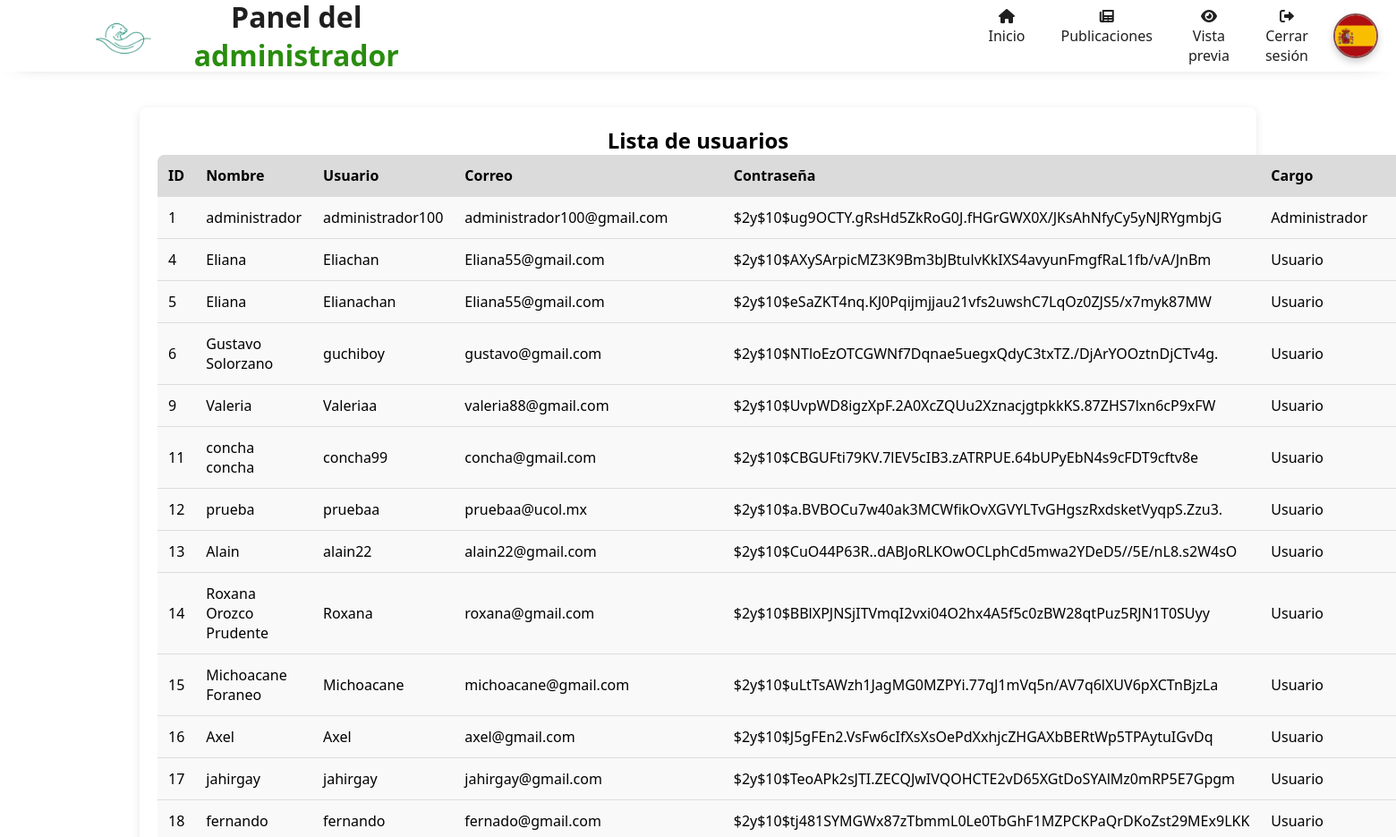
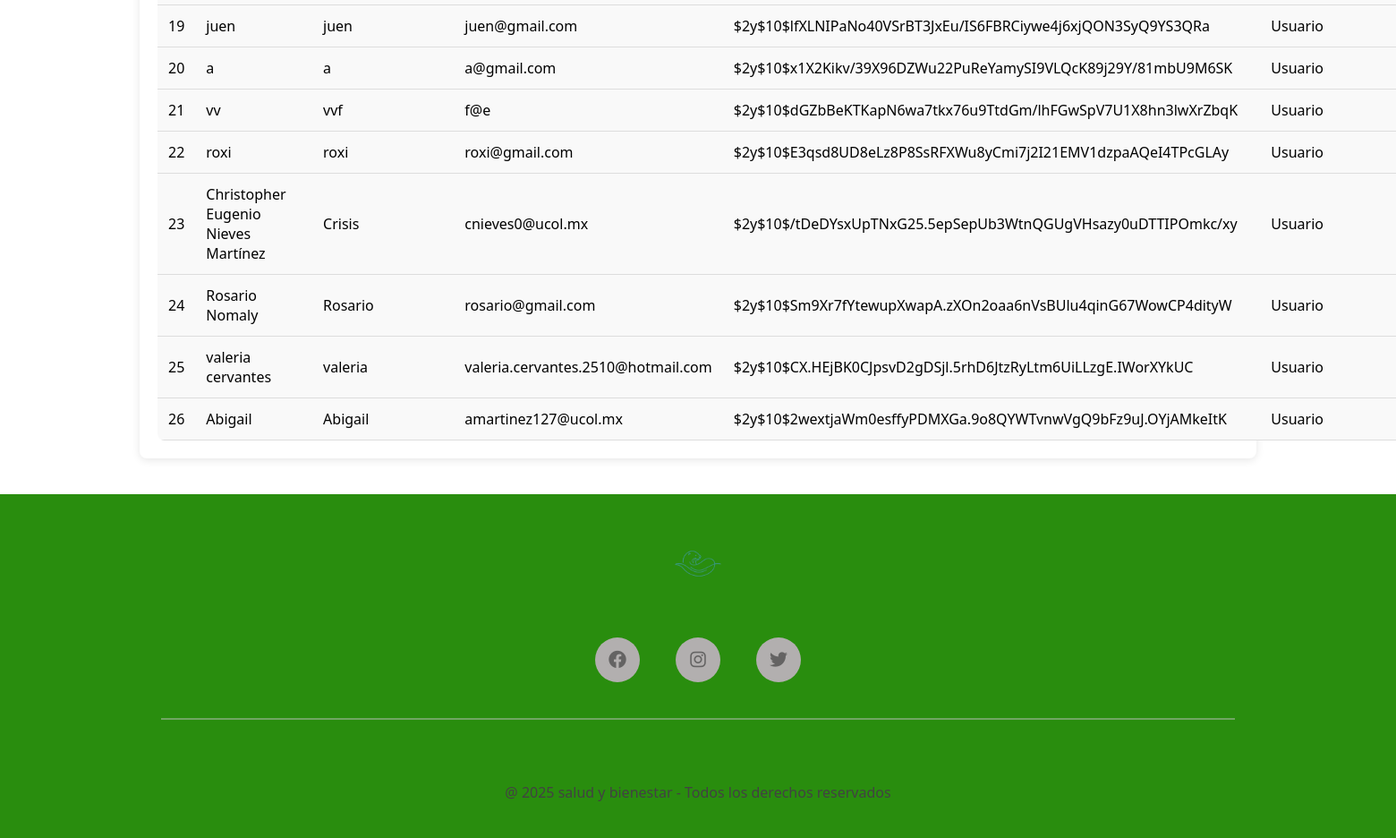
The page /crud/listaUsuarios.php (signed in) on the database its author committed (2 pictures, top to bottom).
### tables this page shows
CREATE TABLE `usuarios` (
  `id` int(11) NOT NULL,
  `nombre` varchar(250) NOT NULL,
  `usuario` varchar(250) NOT NULL,
  `email` varchar(100) DEFAULT NULL,
  `contraseña` varchar(250) NOT NULL,
  `id_cargo` int(11) NOT NULL
);

### crud/listaUsuarios.php (the view, shortened to what this page needs)
<?php
$con = connection();
$sql = "SELECT * FROM usuarios";
$query = mysqli_query($con, $sql);
if(isset($_SESSION['lang'])) {
    $lang = $_SESSION['lang'];
} else {
    $lang = 'es';
}?>
<!DOCTYPE html>
<html lang="<?= $lang ?>">
<head>
    <link rel="stylesheet" href="CSS/style.css">
    <link rel="stylesheet" href="https://cdnjs.cloudflare.com/ajax/libs/font-awesome/6.0.0/css/all.min.css">
</head>
<body>
    <header>
        <div class="contenido-heder">
            <div class="menu-tips">
                <div class="logo-ods">
                    <img src="../imagenWeb/img9.png" alt="">
                </div>
                <h1><a href="/crud/listaUsuarios.php"><?= $lang == 'es' ? 'Panel del <b>administrador</b>' : 'Admin <b>panel</b>' ?></a></h1>
                <div class="menu-contenido">
                    <nav>
                        <ul>
                            <li><a href="/crud/listaUsuarios.php"><i class="fas fa-home"></i> <span class="nav-inicio"><?= $lang == 'es' ? 'Inicio' : 'Home' ?></span></a></li>
                    <li>
                        <a href="/crud/indexCrud.php">
                            <i class="fas fa-newspaper"></i>
                            <span><?= $lang == 'es' ? 'Publicaciones' : 'Posts' ?></span>
                        </a>
                    </li>
                    <li>
                        <a href="/indexUsuario.php">
                            <i class="fas fa-eye"></i>
                            <span><?= $lang == 'es' ? 'Vista previa' : 'Preview' ?></span>
                        </a>
                    </li>
                            <li><a href="/crud/cerrar_sesion.php"><i class="fas fa-sign-out-alt"></i> <span class="nav-cerrar"><?= $lang == 'es' ? 'Cerrar sesión' : 'Log out' ?></span></a></li>
                        </ul>
                    </nav>
                    <div class="language-toggle" onclick="toggleLanguage()">
                        <img id="flag-icon" src="/IMG/<?= $lang == 'es' ? 'esp.png' : 'eng.png' ?>" alt="Idioma" />
                    </div>
                </div>
            </div>
        </div>
    </header>
    <div class="publicaciones-table">
        <h2 class="tabla-titulo"><?= $lang == 'es' ? 'Lista de usuarios' : 'Posts list' ?></h2>
        <table>
            <thead>
            <tr>
    <th><?= $lang == 'es' ? 'ID' : 'ID' ?></th>
    <th><?= $lang == 'es' ? 'Nombre' : 'Name' ?></th>
    <th><?= $lang == 'es' ? 'Usuario' : 'Username' ?></th>
    <th><?= $lang == 'es' ? 'Correo' : 'Email' ?></th>
    <th><?= $lang == 'es' ? 'Contraseña' : 'Password' ?></th>
    <th><?= $lang == 'es' ? 'Cargo' : 'Role' ?></th>
    <th></th>
</tr>
            </thead>
<tbody>
    <?php while($row = mysqli_fetch_array($query)): ?>
    <tr>
        <td><?= $row['id'] ?></td>
        <td><?= htmlspecialchars($row['nombre']) ?></td>
        <td><?= htmlspecialchars($row['usuario']) ?></td>
        <td><?= htmlspecialchars($row['email']) ?></td>
        <td><?= htmlspecialchars($row['contraseña']) ?></td>
        <td><?= $row['id_cargo'] == 1 ? ($lang == 'es' ? 'Administrador' : 'Admin') : ($lang == 'es' ? 'Usuario' : 'User') ?></td>
        <td>
    </tr>
    <?php endwhile; ?>
</tbody>
        </table>
    </div>
    <div class="container-footer">
        <footer>
            <div class="logo-footer">
                <img src="../imagenWeb/img9.png" alt="">
            </div>
            <div class="redes-footer">
                <a href="https://www.facebook.com/share/193M2XwD2p/?mibextid=wwXIfr" target="_blank"><i class="fa-brands fa-facebook icon-redes-footer"></i></a>
                <a href="https://www.instagram.com/salud_optimaa?igsh=MXJuNXlsZGdjNGpvaQ%3D%3D&utm_source=qr" target="_blank"><i class="fa-brands fa-instagram icon-redes-footer"></i></a>
                <a href="https://x.com/VALERIACUE96463"><i class="fab fa-twitter icon-redes-footer"></i></a>
            </div>
            <hr>
            <h4>@ 2025 <?= $lang == 'es' ? 'salud y bienestar - Todos los derechos reservados' : 'health and wellness - All rights reserved' ?></h4>
        </footer>
    </div>
</body>
</html>

### crud/CSS/style.css (style rules this page uses)
* { box-sizing: border-box; margin: 0; padding: 0; }
html { font-family: 'Segoe UI', sans-serif; text-align: center; }
a { text-decoration: none; }
header { position: fixed; top: 0; left: 0; width: 100%; height: 80px; background: #ffffff; box-shadow: 0 4px 25px -22px black; z-index: 2; }
.menu-tips { height: 80px; display: flex; justify-content: center; align-items: center; }
.menu-tips .logo-ods img { display: inline-flex; height: 90px; margin-top: 10px; margin-right: 0px; }
.menu-tips a b { color: #298d0e; }
.menu-tips a { color: #201f1f; }
.menu-tips nav { height: 100%; }
.menu-tips nav ul { height: 100%; display: flex; list-style: none; margin-left: 620px; }
.menu-tips nav ul li { height: 100%; margin: 0% 20px; display: flex; justify-content: center; align-items: center; position: relative; }
.menu-tips nav ul li a { color: #201f1f; }
body { padding-top: 100px; }
.publicaciones-table { margin: 20px auto; padding: 20px; background: white; border-radius: 8px; box-shadow: 0 2px 10px rgba(0, 0, 0, 0.1); width: 80%; }
.publicaciones-table table { width: 100%; border-collapse: collapse; border-radius: 8px; overflow: hidden; }
.publicaciones-table th, .publicaciones-table td { padding: 12px; text-align: left; border-bottom: 1px solid #ddd; transition: background-color 0.3s; }
.publicaciones-table th { background-color: #dbdbdb; color: rgb(0, 0, 0); font-weight: bold; }
.publicaciones-table tr { background-color: #f9f9f9; }
.container-footer { width: 100%; padding: 40px 0; background: #298d0e; margin-top: 40px; }
.container-footer footer { max-width: 1200px; margin: auto; }
.container-footer footer .logo-footer { text-align: center; }
.container-footer footer .logo-footer img { width: 100px; }
.container-footer footer .redes-footer { display: flex; justify-content: center; margin-top: 20px; }
.container-footer footer .redes-footer .icon-redes-footer { font-size: 20px; margin: 20px; background: #b2afaf; width: 50px; height: 50px; display: flex; justify-content: center; align-items: center; border-radius: 100%; color: #646363; }
.container-footer footer hr { margin-top: 20px; border: none; height: 2px; background: #c0c0c07a; }
.container-footer h4 { text-align: center; margin-top: 70px; color: #424242; font-weight: normal; }
header { animation: slideInLeft 1s ease; }
.publicaciones-table { animation: fadeIn 1s ease; }
.container-footer { animation: slideUp 2s ease; }

### crud/listaUsuarios.php (style rules this page uses)
.contenido-heder { display: flex; align-items: center; padding: 0 5%; gap: 20px; }
.logo-ods { flex-shrink: 0; }
.contenido-heder h1 { flex-grow: 1; text-align: center; margin: 0; }
.language-toggle { position: fixed; top: 15px; right: 20px; width: 50px; height: 50px; border-radius: 50%; overflow: hidden; cursor: pointer; border: 2px solid #874d4d; box-shadow: 0 4px 8px rgba(0, 0, 0, 0.2); transition: transform 0.3s; z-index: 9999; background-color: white; animation: slideInRight 0.6s ease-out; }
.language-toggle img { width: 100%; height: 100%; object-fit: cover; transition: opacity 0.3s ease; }

### rows shown on the page
usuarios: id "1", nombre "administrador", usuario "administrador100", email "administrador100@gmail.com", contraseña "$2y$10$ug9OCTY.gRsHd5ZkRoG0J.fHGrGWX0X/JKsAhNfyCy5yNJRYgmbjG", shows "Administrador"
usuarios: id "4", nombre "Eliana", usuario "Eliachan", email "Eliana55@gmail.com", contraseña "$2y$10$AXySArpicMZ3K9Bm3bJBtulvKkIXS4avyunFmgfRaL1fb/vA/JnBm", shows "Usuario"
usuarios: id "5", nombre "Eliana", usuario "Elianachan", email "Eliana55@gmail.com", contraseña "$2y$10$eSaZKT4nq.KJ0Pqijmjjau21vfs2uwshC7LqOz0ZJS5/x7myk87MW", shows "Usuario"
usuarios: id "6", nombre "Gustavo Solorzano", usuario "guchiboy", email "gustavo@gmail.com", contraseña "$2y$10$NTloEzOTCGWNf7Dqnae5uegxQdyC3txTZ./DjArYOOztnDjCTv4g.", shows "Usuario"
usuarios: id "9", nombre "Valeria", usuario "Valeriaa", email "valeria88@gmail.com", contraseña "$2y$10$UvpWD8igzXpF.2A0XcZQUu2XznacjgtpkkKS.87ZHS7lxn6cP9xFW", shows "Usuario"
usuarios: id "11", nombre "concha concha", usuario "concha99", email "concha@gmail.com", contraseña "$2y$10$CBGUFti79KV.7lEV5cIB3.zATRPUE.64bUPyEbN4s9cFDT9cftv8e", shows "Usuario"
usuarios: id "12", nombre "prueba", usuario "pruebaa", email "pruebaa@ucol.mx", contraseña "$2y$10$a.BVBOCu7w40ak3MCWfikOvXGVYLTvGHgszRxdsketVyqpS.Zzu3.", shows "Usuario"
usuarios: id "13", nombre "Alain", usuario "alain22", email "alain22@gmail.com", contraseña "$2y$10$CuO44P63R..dABJoRLKOwOCLphCd5mwa2YDeD5//5E/nL8.s2W4sO", shows "Usuario"
usuarios: id "14", nombre "Roxana Orozco Prudente", usuario "Roxana", email "roxana@gmail.com", contraseña "$2y$10$BBlXPJNSjITVmqI2vxi04O2hx4A5f5c0zBW28qtPuz5RJN1T0SUyy", shows "Usuario"
usuarios: id "15", nombre "Michoacane Foraneo", usuario "Michoacane", email "michoacane@gmail.com", contraseña "$2y$10$uLtTsAWzh1JagMG0MZPYi.77qJ1mVq5n/AV7q6lXUV6pXCTnBjzLa", shows "Usuario"
usuarios: id "16", nombre "Axel", usuario "Axel", email "axel@gmail.com", contraseña "$2y$10$J5gFEn2.VsFw6cIfXsXsOePdXxhjcZHGAXbBERtWp5TPAytuIGvDq", shows "Usuario"
usuarios: id "17", nombre "jahirgay", usuario "jahirgay", email "jahirgay@gmail.com", contraseña "$2y$10$TeoAPk2sJTI.ZECQJwIVQOHCTE2vD65XGtDoSYAlMz0mRP5E7Gpgm", shows "Usuario"
usuarios: id "18", nombre "fernando", usuario "fernando", email "fernado@gmail.com", contraseña "$2y$10$tj481SYMGWx87zTbmmL0Le0TbGhF1MZPCKPaQrDKoZst29MEx9LKK", shows "Usuario"
usuarios: id "19", nombre "juen", usuario "juen", email "juen@gmail.com", contraseña "$2y$10$lfXLNIPaNo40VSrBT3JxEu/IS6FBRCiywe4j6xjQON3SyQ9YS3QRa", shows "Usuario"
usuarios: id "20", nombre "a", usuario "a", email "a@gmail.com", contraseña "$2y$10$x1X2Kikv/39X96DZWu22PuReYamySI9VLQcK89j29Y/81mbU9M6SK", shows "Usuario"
usuarios: id "21", nombre "vv", usuario "vvf", email "f@e", contraseña "$2y$10$dGZbBeKTKapN6wa7tkx76u9TtdGm/lhFGwSpV7U1X8hn3lwXrZbqK", shows "Usuario"
usuarios: id "22", nombre "roxi", usuario "roxi", email "roxi@gmail.com", contraseña "$2y$10$E3qsd8UD8eLz8P8SsRFXWu8yCmi7j2I21EMV1dzpaAQeI4TPcGLAy", shows "Usuario"
usuarios: id "23", nombre "Christopher Eugenio Nieves Martínez", usuario "Crisis", email "cnieves0@ucol.mx", contraseña "$2y$10$/tDeDYsxUpTNxG25.5epSepUb3WtnQGUgVHsazy0uDTTIPOmkc/xy", shows "Usuario"
usuarios: id "24", nombre "Rosario Nomaly", usuario "Rosario", email "rosario@gmail.com", contraseña "$2y$10$Sm9Xr7fYtewupXwapA.zXOn2oaa6nVsBUlu4qinG67WowCP4dityW", shows "Usuario"
usuarios: id "25", nombre "valeria cervantes", usuario "valeria", email "valeria.cervantes.2510@hotmail.com", contraseña "$2y$10$CX.HEjBK0CJpsvD2gDSjl.5rhD6JtzRyLtm6UiLLzgE.IWorXYkUC", shows "Usuario"
usuarios: id "26", nombre "Abigail", usuario "Abigail", email "amartinez127@ucol.mx", contraseña "$2y$10$2wextjaWm0esffyPDMXGa.9o8QYWTvnwVgQ9bFz9uJ.OYjAMkeItK", shows "Usuario"
